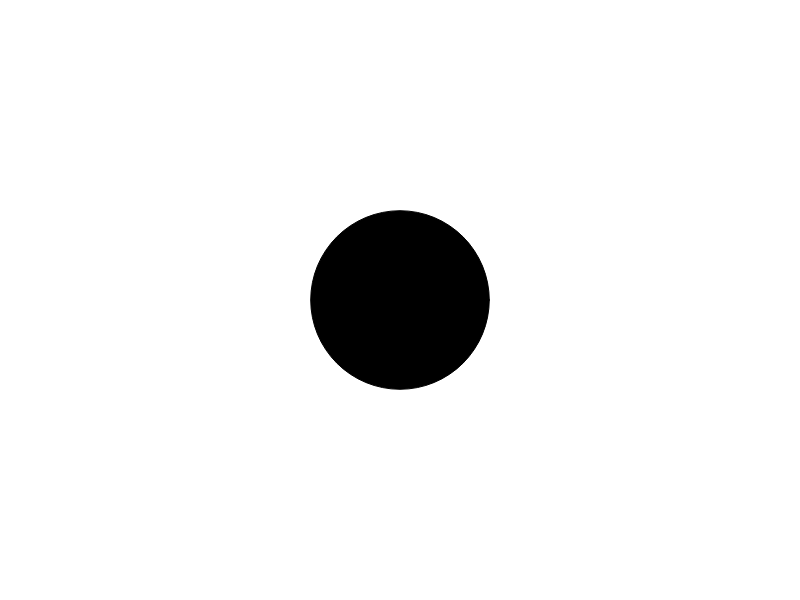
Frame 1 (no input)
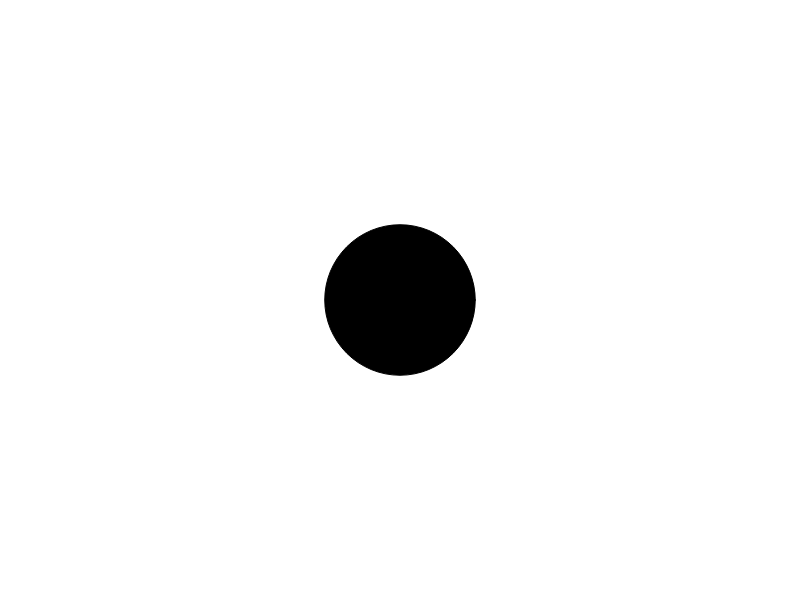
Frame 60 (no input)
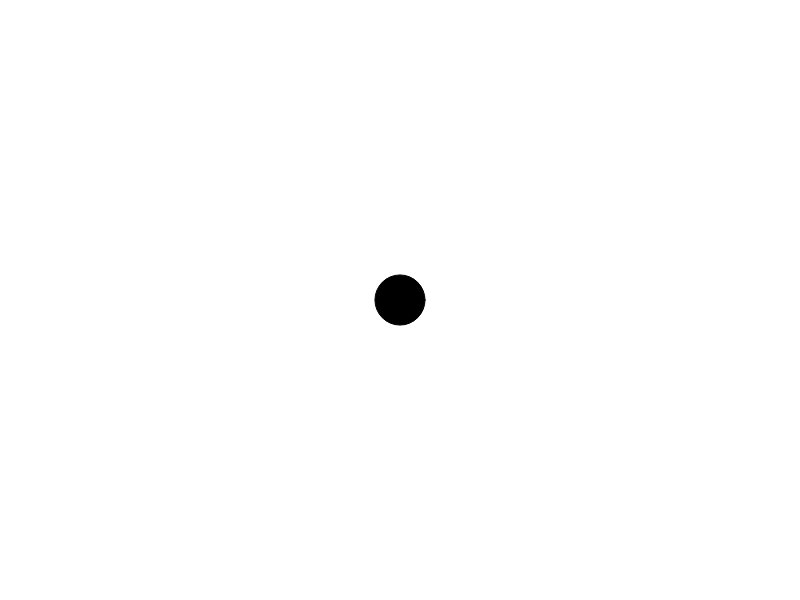
Frame 120 (the mouse pressed at the canvas centre since frame 60)

The p5.js sketch that drew these frames (run headless with seeded random() and noise() and a simulated clock; from frame 60 on, the mouse is pressed at the canvas centre):

// p5.js sketch
// ── sketch.js
var r;
function setup()
{
	createCanvas(800, 600);
    
}

function draw()
{
    background(255);
    r=random();
    fill(0);
    ellipse(width/2,height/2,r*250,r*250);
}
